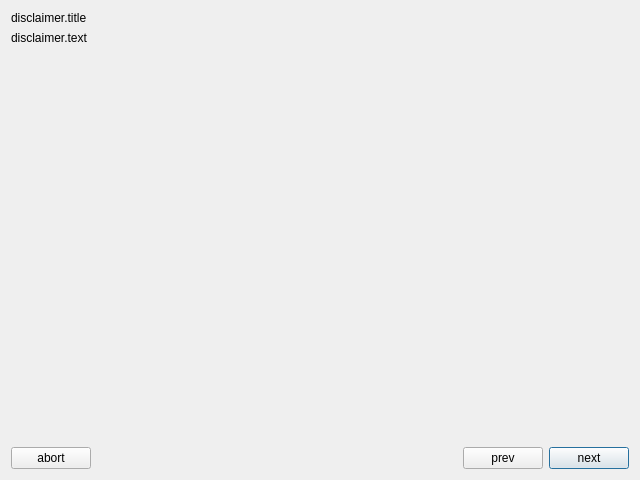
<?xml version="1.0" encoding="UTF-8"?>
<ui version="4.0">
 <class>disclaimerPage</class>
 <widget class="DisclaimerPage" name="disclaimerPage">
  <property name="geometry">
   <rect>
    <x>0</x>
    <y>0</y>
    <width>640</width>
    <height>480</height>
   </rect>
  </property>
  <layout class="QVBoxLayout" name="verticalLayout">
   <item>
    <layout class="QHBoxLayout" name="horizontalLayout">
     <item>
      <widget class="QLabel" name="title">
       <property name="text">
        <string>disclaimer.title</string>
       </property>
      </widget>
     </item>
    </layout>
   </item>
   <item>
    <widget class="QLabel" name="label">
     <property name="text">
      <string>disclaimer.text</string>
     </property>
    </widget>
   </item>
   <item>
    <spacer name="verticalSpacer">
     <property name="orientation">
      <enum>Qt::Vertical</enum>
     </property>
     <property name="sizeHint" stdset="0">
      <size>
       <width>20</width>
       <height>40</height>
      </size>
     </property>
    </spacer>
   </item>
   <item>
    <layout class="QHBoxLayout" name="horizontalLayout_2">
     <item>
      <widget class="QPushButton" name="abort">
       <property name="text">
        <string>abort</string>
       </property>
      </widget>
     </item>
     <item>
      <spacer name="horizontalSpacer">
       <property name="orientation">
        <enum>Qt::Horizontal</enum>
       </property>
       <property name="sizeHint" stdset="0">
        <size>
         <width>40</width>
         <height>20</height>
        </size>
       </property>
      </spacer>
     </item>
     <item>
      <widget class="QPushButton" name="prev">
       <property name="text">
        <string>prev</string>
       </property>
      </widget>
     </item>
     <item>
      <widget class="QPushButton" name="next">
       <property name="text">
        <string>next</string>
       </property>
       <property name="autoDefault">
        <bool>true</bool>
       </property>
       <property name="default">
        <bool>true</bool>
       </property>
      </widget>
     </item>
    </layout>
   </item>
  </layout>
 </widget>
 <customwidgets>
  <customwidget>
   <class>DisclaimerPage</class>
   <extends>QWidget</extends>
   <header>disclaimerpage.h</header>
   <container>1</container>
  </customwidget>
 </customwidgets>
 <resources/>
 <connections>
  <connection>
   <sender>prev</sender>
   <signal>clicked()</signal>
   <receiver>disclaimerPage</receiver>
   <slot>prevPage()</slot>
   <hints>
    <hint type="sourcelabel">
     <x>47</x>
     <y>458</y>
    </hint>
    <hint type="destinationlabel">
     <x>319</x>
     <y>239</y>
    </hint>
   </hints>
  </connection>
  <connection>
   <sender>next</sender>
   <signal>clicked()</signal>
   <receiver>disclaimerPage</receiver>
   <slot>nextPage()</slot>
   <hints>
    <hint type="sourcelabel">
     <x>592</x>
     <y>458</y>
    </hint>
    <hint type="destinationlabel">
     <x>319</x>
     <y>239</y>
    </hint>
   </hints>
  </connection>
  <connection>
   <sender>abort</sender>
   <signal>clicked()</signal>
   <receiver>disclaimerPage</receiver>
   <slot>gotoMainPage()</slot>
   <hints>
    <hint type="sourcelabel">
     <x>47</x>
     <y>458</y>
    </hint>
    <hint type="destinationlabel">
     <x>319</x>
     <y>239</y>
    </hint>
   </hints>
  </connection>
 </connections>
</ui>
